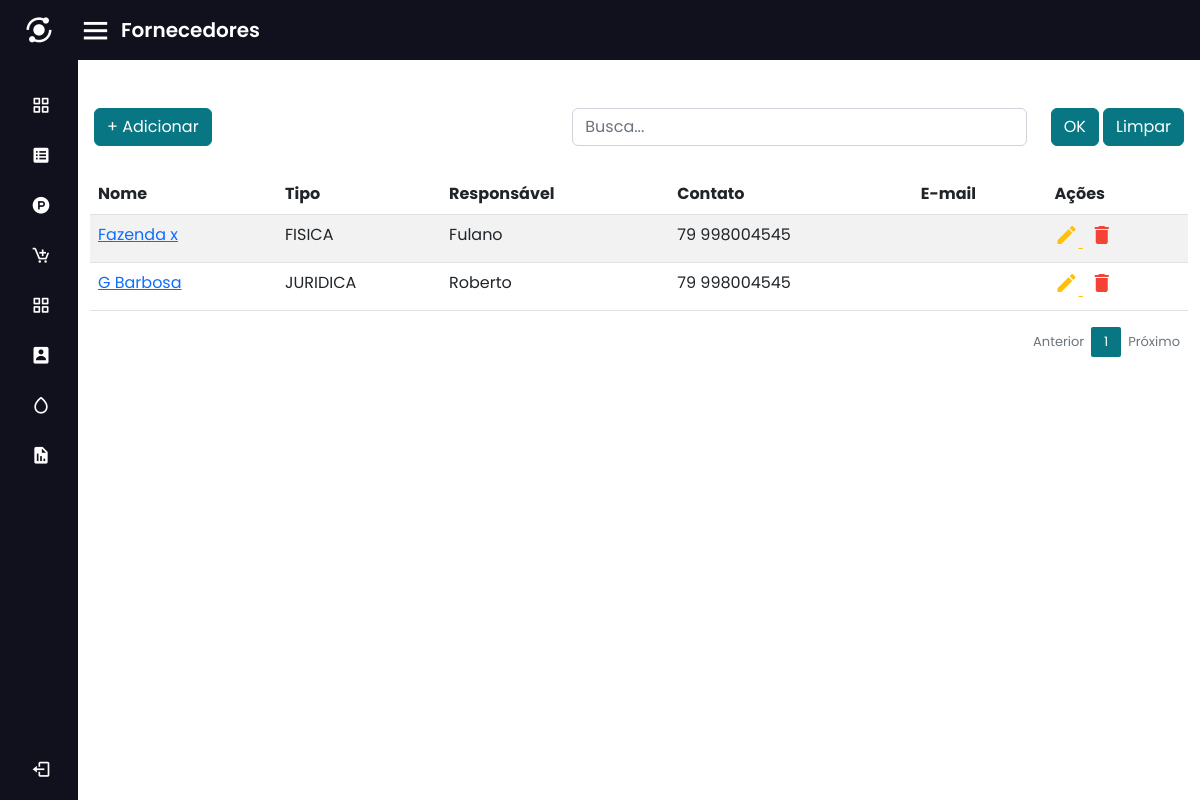
The page /fornecedores/ on the database its author committed.
### apps/fornecedores/models.py (models this page shows, shortened)
class Fornecedor(models.Model):
    nome_fantasia = models.CharField('Nome Fantasia', max_length=100)
    razao_social = models.CharField('Razão Social', max_length=100)
    cnpj_cpf = models.CharField('CNPJ/CPF', unique=True, max_length=20)
    tipo_pessoa = models.CharField('Tipo de Pessoa', max_length=8, choices=TIPOS_PESSOA)
    ie_rg = models.CharField('IE/RG', max_length=20, blank=True)
    tipo_parceiro = models.CharField('Tipo de Fornecedor', max_length=30, choices=LISTA_FORNECEDORES)
    logradouro = models.CharField('Logradouro', max_length=100, blank=True)
    numero = models.CharField('Número', max_length=10, blank=True)
    bairro = models.CharField('Bairro', max_length=20, blank=True)
    cidade = models.CharField('Cidade', max_length=20, blank=True)
    estado = models.CharField('Estado', max_length=2, blank=True, choices=UF_SIGLA)
    cep = models.CharField('CEP', max_length=8, blank=True)
    responsavel = models.CharField('Responsável', max_length=100)
    contato = models.CharField('Contato', max_length=15)
    email = models.EmailField('E-mail', max_length=75, blank=True)
    def __str__(self):
       return self.razao_social

### apps/fornecedores/views.py (the view)
# urls.py: path('', FornecedorList.as_view(), name='list_fornecedor'),
class FornecedorList(ListView):
    model = Fornecedor
    paginate_by = 10
    def get_queryset(self):
        termo_pesquisa = super(FornecedorList, self).get_queryset()
        search = self.request.GET.get('search')
        if search:
            return termo_pesquisa.filter(
                Q(razao_social__icontains=search)|
                Q(cnpj__icontains=search)
            )
        else:
            return termo_pesquisa

### apps/fornecedores/templates/fornecedores/fornecedor_list.html
{% extends 'base.html' %}
{% block header %}
	<div class="home-content">
		<i class='bx bx-menu' id="btn"></i>
		<span class="text px-2">Fornecedores</span>
	</div>
{% endblock %}
{% block content %}
	<div class="col px-3 mt-5">
		<form action="." method="GET">
              <div class="row">
				  <div class="col" id="botao">
					  <a class="btn btn-secondary" href="{% url 'create_fornecedor' %}">+ Adicionar</a>
				  </div>
				  <div class="col ">
					  <input name="search" class="form-control mb-2" type="text" placeholder="Busca..." />
				  </div>
				  <div class="col-auto">
					  <button class="btn btn-secondary mb-2" type="submit">OK</button>
					  <button class="btn btn-secondary mb-2">Limpar</button>
				  </div>
              </div>
		</form>
	</div>
	<div class="container-fluid">
		<div class="row" style="margin-top: 20px">
			<div class="col-md-12">
				<table id="tblDados" class="table table-striped table-hover">
					<thead>
						<tr>
							<th scope="col">Nome</th>
                            <th>Tipo</th>
							<th>Responsável</th>
							<th>Contato</th>
                            <th>E-mail</th>
							<th scope="col">Ações</th>
						</tr>
					</thead>
					<tbody>
					   {% for fornecedor in object_list %}
						   <tr>
							   <td>
								  <a href="">{{ fornecedor }}</a>
							   </td>
							   <td>{{ fornecedor.tipo_pessoa }}</td>
							   <td>{{ fornecedor.responsavel }}</td>
							   <td>{{ fornecedor.contato }}</td>
							   <td>{{ fornecedor.email }}</td>
							   <td>
								   <a href="{% url 'edit_fornecedor' fornecedor.id %}" class="edit" >
									   <i class="material-icons " data-toggle="tooltip" id="Edit">&#xE254;</i>
								   </a>
								   <a href="{% url 'del_fornecedor' fornecedor.id %}" class="delete" style="padding-left: 7px">
									   <i class="material-icons"  data-toggle="tooltip" id="Delete">&#xE872;</i>
								   </a>
							   </td>
						   </tr>
					   {% endfor %}
					</tbody>
					</table>
						<div class="row">
							<nav>
								<ul class="pagination">
							  		{% if page_obj.has_previous %}
										<li class="page-item">
							  				<a class="page-link" href="?page={{page_obj.previous_page_number }}" tabindex="-1">Anterior</a>
										</li>
							  		{% else %}
									    <li class="page-item disabled">
										  	<a class="page-link" href="#" tabindex="-1">Anterior</a>
										</li>
							  		{% endif %}
									{% for num in page_obj.paginator.page_range %}
										{% if num == page_obj.number %}
									  		<li class="page-item active">
										  		<a class="page-link" href="#">{{ num }}</a>
									  		</li>
									 	{% else %}
									   		<li class="page-item">
										  		<a class="page-link" href="?page={{ num }}">{{ num }}</a>
									  		</li>
									  	{% endif%}
									{% endfor %}
									{% if page_obj.has_next %}
										<li class="page-item">
											<a class="page-link" href="?page={{ page_obj.next_page_number }}">Próximo</a>
									  	</li>
									{% else %}
										<li class="page-item disabled">
											<a class="page-link" href="#">Próximo</a>
									    </li>
									{% endif %}
						  		</ul>
							</nav>
						</div>
{% endblock %}

### static/css/style_navbar.css (style rules this page uses)
* { margin: 0; padding: 0; font-family: "Poppins", sans-serif; }
.home-section .home-content { height: 60px; display: flex; align-items: center; background: #11101d; }
.home-section .home-content .bx-menu, .home-section .home-content .text { color: #fff;; font-size: 35px; }
.home-section .home-content .bx-menu, { margin: 0 15px; cursor: pointer; }
.home-section .home-content .text { font-size: 20px; font-weight: 600; text-align: center; }
.edit { color:#FFC107; }
.delete { color:#F44336; }
.pagination { float:right; margin:0 0 5px; }
.pagination li a { border:none; font-size:13px; min-width:30px; min-height:30px; color:#999; margin:0 2px; line-height:30px; border-radius:2px!important; text-align:center; padding:0 6px; }

### static/css/style.css (style rules this page uses)
.btn-secondary { background-color: #087783 !important; border-color: #087783 !important; }
.active>.page-link, .page-link.active { background-color: #087783 !important; }

### rows shown on the page
Fornecedor: razao_social "Fazenda x", tipo_pessoa "FISICA", responsavel "Fulano", contato "79 998004545"
Fornecedor: razao_social "G Barbosa", tipo_pessoa "JURIDICA", responsavel "Roberto", contato "79 998004545"

### other values the page prints
{{ num }} "1"
